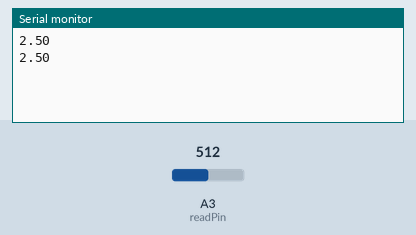
This sketch was run on a simulated Arduino Uno, built with avr-gcc and run on an emulated ATmega328P. Parts: the last lines printed to the serial monitor. The inputs (shaded band) are chosen by the test bench; at power-on: A3 (readPin) = 512.

Above: at 2.8 s.
2.9 s: A3 (readPin) set to 716
At 4.8 s:
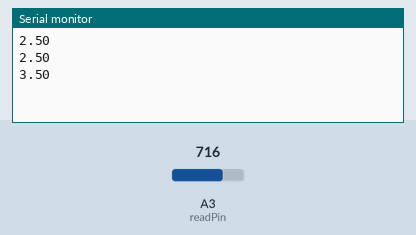
5.6 s: A3 (readPin) set to 900
At 6.4 s:
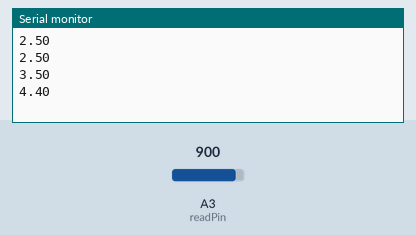
Timing chart, 0 to 8.6 s (numbered marks = the images above; inputs shaded):
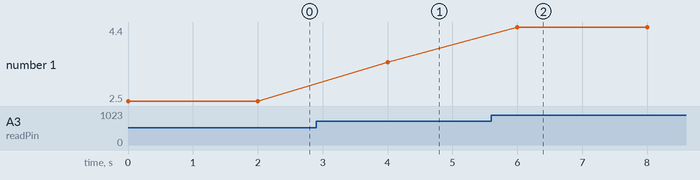

The sketch:

VDR.ino
```cpp
int readPin=A3;
int readVal=0;
int waitTime=2000;
float V2=0;
void setup() {
  // put your setup code here, to run once:

pinMode (readPin,INPUT);
Serial.begin(9600);            //Setting our serial monitor

}

void loop() {
  // put your main code here, to run repeatedly:
readVal=analogRead(readPin);            //reading from A3 and storing in V2
V2=(5.0/1023.0)*readVal;
Serial.println(V2);
delay(waitTime);
}
```

Measured:
- after the input at 2.9 s, the serial monitor: prints a new line after 1.1 s (image 1)
- after the input at 5.6 s, the serial monitor: prints a new line after 0.40 s (image 2)
- plotted number 1: 2.5 → 3.5 after the input at 2.9 s, 3.5 → 4.4 after the input at 5.6 s
